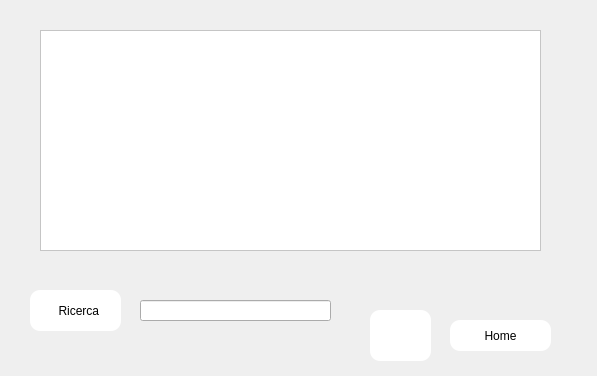
<?xml version="1.0" encoding="UTF-8"?>
<ui version="4.0">
 <class>Form</class>
 <widget class="QWidget" name="Form">
  <property name="geometry">
   <rect>
    <x>0</x>
    <y>0</y>
    <width>597</width>
    <height>376</height>
   </rect>
  </property>
  <property name="windowTitle">
   <string>Form</string>
  </property>
  <widget class="QPushButton" name="Ricercaarticolobtn">
   <property name="geometry">
    <rect>
     <x>30</x>
     <y>290</y>
     <width>91</width>
     <height>41</height>
    </rect>
   </property>
   <property name="cursor">
    <cursorShape>PointingHandCursor</cursorShape>
   </property>
   <property name="styleSheet">
    <string notr="true">border-radius: 10px;
background-color: qlineargradient(spread:pad, x1:0, y1:0, x2:1, y2:0, stop:0 rgba(255, 255, 255, 255), stop:1 rgba(255, 255, 255, 255));</string>
   </property>
   <property name="text">
    <string>  Ricerca</string>
   </property>
   <property name="icon">
    <iconset resource="../resource.qrc">
     <normaloff>:/no/loghi-icone/iconalente.PNG</normaloff>:/no/loghi-icone/iconalente.PNG</iconset>
   </property>
  </widget>
  <widget class="QPushButton" name="homebtn">
   <property name="geometry">
    <rect>
     <x>450</x>
     <y>320</y>
     <width>101</width>
     <height>31</height>
    </rect>
   </property>
   <property name="cursor">
    <cursorShape>PointingHandCursor</cursorShape>
   </property>
   <property name="styleSheet">
    <string notr="true">border-radius: 10px;
background-color: qlineargradient(spread:pad, x1:0, y1:0, x2:1, y2:0, stop:0 rgba(255, 255, 255, 255), stop:1 rgba(255, 255, 255, 255));</string>
   </property>
   <property name="text">
    <string>Home</string>
   </property>
   <property name="icon">
    <iconset resource="../resource.qrc">
     <normaloff>:/no/loghi-icone/iconahome.PNG</normaloff>:/no/loghi-icone/iconahome.PNG</iconset>
   </property>
   <property name="iconSize">
    <size>
     <width>40</width>
     <height>40</height>
    </size>
   </property>
  </widget>
  <widget class="QFrame" name="frame">
   <property name="geometry">
    <rect>
     <x>-20</x>
     <y>-10</y>
     <width>621</width>
     <height>391</height>
    </rect>
   </property>
   <property name="styleSheet">
    <string notr="true">background-image: url(:/no/loghi-icone/sfondomagazzino.PNG);</string>
   </property>
   <property name="frameShape">
    <enum>QFrame::StyledPanel</enum>
   </property>
   <property name="frameShadow">
    <enum>QFrame::Raised</enum>
   </property>
  </widget>
  <widget class="QPushButton" name="pushButton">
   <property name="geometry">
    <rect>
     <x>370</x>
     <y>310</y>
     <width>61</width>
     <height>51</height>
    </rect>
   </property>
   <property name="cursor">
    <cursorShape>PointingHandCursor</cursorShape>
   </property>
   <property name="styleSheet">
    <string notr="true">border-radius: 10px;
background-color: qlineargradient(spread:pad, x1:0, y1:0, x2:1, y2:0, stop:0 rgba(255, 255, 255, 255), stop:1 rgba(255, 255, 255, 255));</string>
   </property>
   <property name="text">
    <string/>
   </property>
   <property name="icon">
    <iconset resource="../resource.qrc">
     <normaloff>:/no/loghi-icone/iconaindietro.PNG</normaloff>:/no/loghi-icone/iconaindietro.PNG</iconset>
   </property>
   <property name="iconSize">
    <size>
     <width>40</width>
     <height>40</height>
    </size>
   </property>
  </widget>
  <widget class="QLineEdit" name="ricercamagazzinotb">
   <property name="geometry">
    <rect>
     <x>140</x>
     <y>300</y>
     <width>191</width>
     <height>21</height>
    </rect>
   </property>
  </widget>
  <widget class="QTableWidget" name="tableWidgetmagazzino">
   <property name="geometry">
    <rect>
     <x>40</x>
     <y>30</y>
     <width>501</width>
     <height>221</height>
    </rect>
   </property>
   <property name="styleSheet">
    <string notr="true">background-color: rgb(255, 255, 255);</string>
   </property>
  </widget>
  <zorder>frame</zorder>
  <zorder>Ricercaarticolobtn</zorder>
  <zorder>homebtn</zorder>
  <zorder>pushButton</zorder>
  <zorder>ricercamagazzinotb</zorder>
  <zorder>tableWidgetmagazzino</zorder>
 </widget>
 <resources>
  <include location="../resource.qrc"/>
 </resources>
 <connections/>
</ui>
